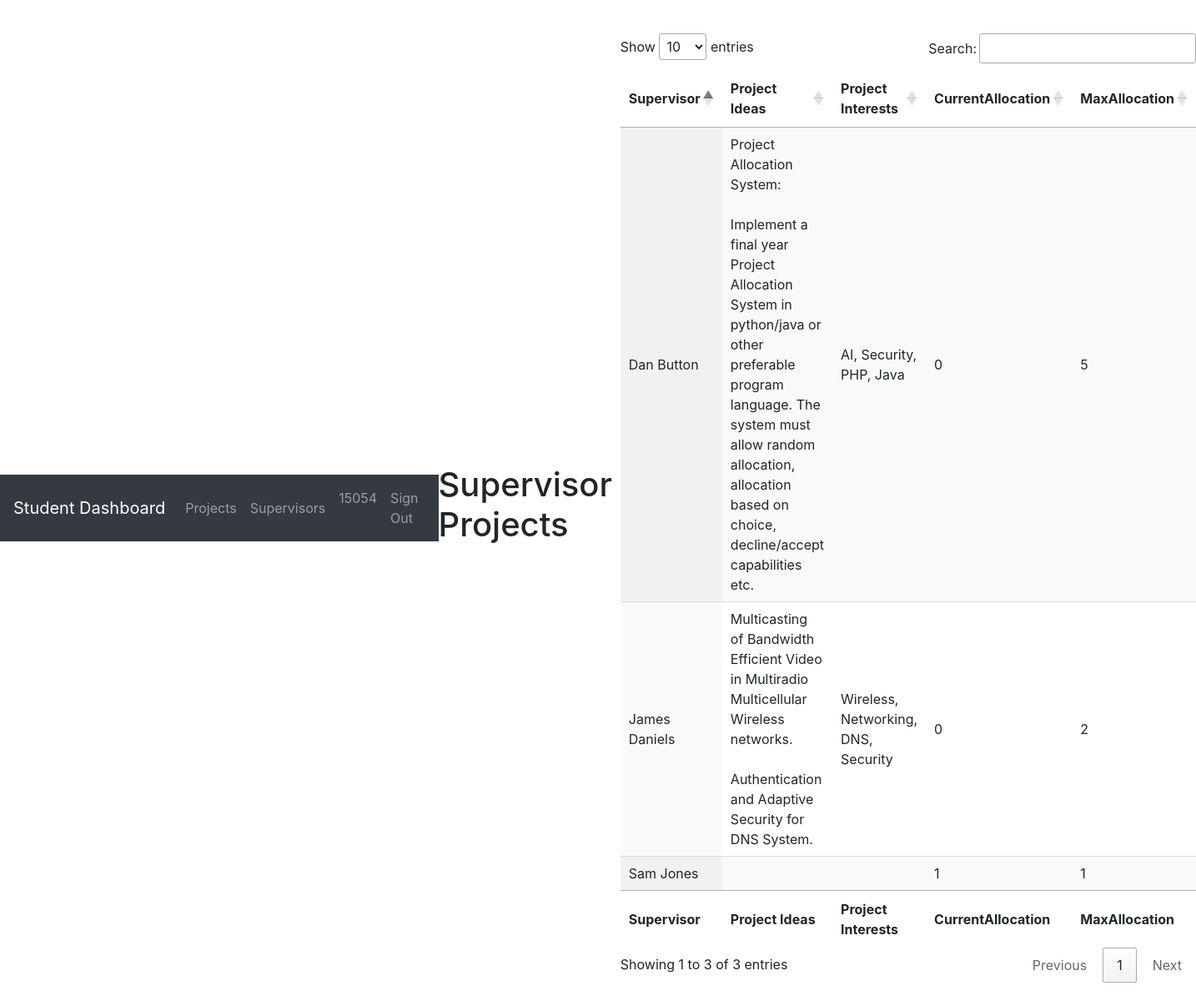
Screenshot of /studentDashboard/supervisors.php (signed in) with the database file from the repository.
### tables this page shows
CREATE TABLE `supervisors` (
  `Id` int(11) NOT NULL,
  `FirstName` varchar(20) NOT NULL,
  `LastName` varchar(20) NOT NULL,
  `SupervisorId` int(11) NOT NULL,
  `ProjectIdeas` text,
  `ProjectInterests` text,
  `CurrentAllocation` int(11) NOT NULL DEFAULT '0',
  `MaxAllocation` int(11) NOT NULL
);

### tables/displayAllSupervisorIdeas.php (the view, shortened to what this page needs)
<?php
$sql = "SELECT FirstName, LastName, ProjectIdeas, ProjectInterests, CurrentAllocation, MaxAllocation FROM supervisors";
$result = $db->query($sql);
while($row = $result->fetch_assoc()) {
    echo '<tr>';
    echo "<td>". $row["FirstName"] . " " . $row["LastName"] . "</td>";
    echo "<td>". nl2br($row["ProjectIdeas"]) . "</td>";
    echo "<td>". $row["ProjectInterests"] . "</td>";
    echo "<td>". $row["CurrentAllocation"] . "</td>";
    echo "<td>". $row["MaxAllocation"] . "</td>";
    echo "</tr>";
}
?>

### css/login.css (style rules this page uses)
body { display: flex; align-items: center; height: 100%; padding-top: 40px; padding-bottom: 40px; }

### rows the page displays
supervisors: FirstName "Dan", LastName "Button", ProjectIdeas "Project Allocation System: Implement a final year Project Allocation System in python/java or other preferable program language. The system must allow random allocation, allocation based on choice, decline/accept capabilities etc.", ProjectInterests "AI, Security, PHP, Java", CurrentAllocation "0", MaxAllocation "5"
supervisors: FirstName "James", LastName "Daniels", ProjectIdeas "Multicasting of Bandwidth Efficient Video in Multiradio Multicellular Wireless networks. Authentication and Adaptive Security for DNS System.", ProjectInterests "Wireless, Networking, DNS, Security", CurrentAllocation "0", MaxAllocation "2"
supervisors: FirstName "Sam", LastName "Jones", CurrentAllocation "1", MaxAllocation "1"

### other values shown
$_SESSION['login_user'] "15054"
